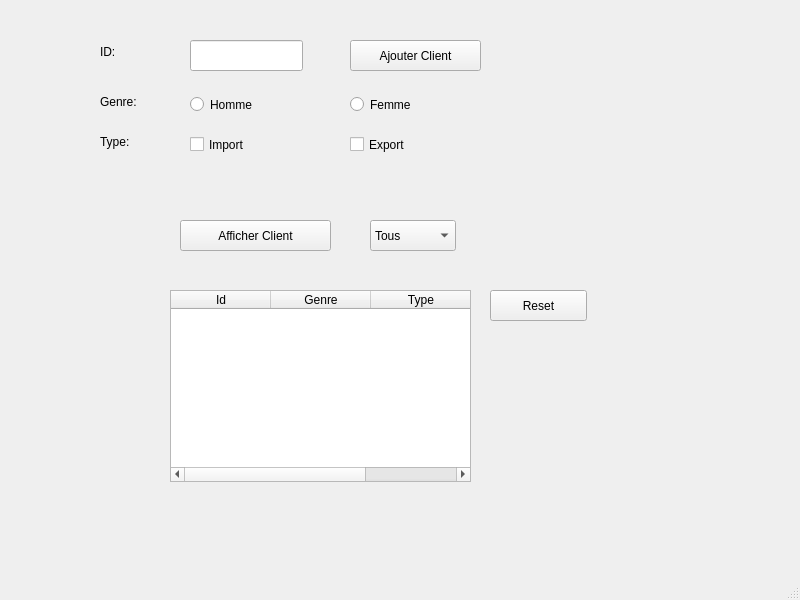
<?xml version="1.0" encoding="UTF-8"?>
<ui version="4.0">
 <class>MainWindow</class>
 <widget class="QMainWindow" name="MainWindow">
  <property name="geometry">
   <rect>
    <x>0</x>
    <y>0</y>
    <width>800</width>
    <height>600</height>
   </rect>
  </property>
  <property name="windowTitle">
   <string>MainWindow</string>
  </property>
  <widget class="QWidget" name="centralwidget">
   <widget class="QLabel" name="label">
    <property name="geometry">
     <rect>
      <x>100</x>
      <y>40</y>
      <width>71</width>
      <height>23</height>
     </rect>
    </property>
    <property name="text">
     <string>ID:</string>
    </property>
   </widget>
   <widget class="QLabel" name="label_2">
    <property name="geometry">
     <rect>
      <x>100</x>
      <y>90</y>
      <width>71</width>
      <height>23</height>
     </rect>
    </property>
    <property name="text">
     <string>Genre:</string>
    </property>
   </widget>
   <widget class="QLabel" name="label_3">
    <property name="geometry">
     <rect>
      <x>100</x>
      <y>130</y>
      <width>71</width>
      <height>23</height>
     </rect>
    </property>
    <property name="text">
     <string>Type:</string>
    </property>
   </widget>
   <widget class="QRadioButton" name="r_homme">
    <property name="geometry">
     <rect>
      <x>190</x>
      <y>90</y>
      <width>119</width>
      <height>29</height>
     </rect>
    </property>
    <property name="text">
     <string>Homme</string>
    </property>
   </widget>
   <widget class="QRadioButton" name="r_femme">
    <property name="geometry">
     <rect>
      <x>350</x>
      <y>90</y>
      <width>119</width>
      <height>29</height>
     </rect>
    </property>
    <property name="text">
     <string>Femme</string>
    </property>
   </widget>
   <widget class="QPushButton" name="btn_add">
    <property name="geometry">
     <rect>
      <x>350</x>
      <y>40</y>
      <width>131</width>
      <height>31</height>
     </rect>
    </property>
    <property name="text">
     <string>Ajouter Client</string>
    </property>
   </widget>
   <widget class="QLineEdit" name="inp_id">
    <property name="geometry">
     <rect>
      <x>190</x>
      <y>40</y>
      <width>113</width>
      <height>31</height>
     </rect>
    </property>
   </widget>
   <widget class="QCheckBox" name="ch_import">
    <property name="geometry">
     <rect>
      <x>190</x>
      <y>130</y>
      <width>100</width>
      <height>29</height>
     </rect>
    </property>
    <property name="text">
     <string>Import</string>
    </property>
   </widget>
   <widget class="QCheckBox" name="ch_export">
    <property name="geometry">
     <rect>
      <x>350</x>
      <y>130</y>
      <width>100</width>
      <height>29</height>
     </rect>
    </property>
    <property name="text">
     <string>Export</string>
    </property>
   </widget>
   <widget class="QPushButton" name="btn_select">
    <property name="geometry">
     <rect>
      <x>180</x>
      <y>220</y>
      <width>151</width>
      <height>31</height>
     </rect>
    </property>
    <property name="text">
     <string>Afficher Client</string>
    </property>
   </widget>
   <widget class="QComboBox" name="com_attributs">
    <property name="geometry">
     <rect>
      <x>370</x>
      <y>220</y>
      <width>86</width>
      <height>31</height>
     </rect>
    </property>
    <item>
     <property name="text">
      <string>Tous</string>
     </property>
    </item>
    <item>
     <property name="text">
      <string>Homme</string>
     </property>
    </item>
    <item>
     <property name="text">
      <string>Femme</string>
     </property>
    </item>
    <item>
     <property name="text">
      <string>Import</string>
     </property>
    </item>
    <item>
     <property name="text">
      <string>Export</string>
     </property>
    </item>
    <item>
     <property name="text">
      <string>Import/Export</string>
     </property>
    </item>
   </widget>
   <widget class="QTableWidget" name="table_result">
    <property name="geometry">
     <rect>
      <x>170</x>
      <y>290</y>
      <width>301</width>
      <height>192</height>
     </rect>
    </property>
    <column>
     <property name="text">
      <string>Id</string>
     </property>
    </column>
    <column>
     <property name="text">
      <string>Genre</string>
     </property>
    </column>
    <column>
     <property name="text">
      <string>Type</string>
     </property>
    </column>
   </widget>
   <widget class="QPushButton" name="btn_reset">
    <property name="geometry">
     <rect>
      <x>490</x>
      <y>290</y>
      <width>97</width>
      <height>31</height>
     </rect>
    </property>
    <property name="text">
     <string>Reset</string>
    </property>
   </widget>
  </widget>
  <widget class="QMenuBar" name="menubar">
   <property name="geometry">
    <rect>
     <x>0</x>
     <y>0</y>
     <width>800</width>
     <height>28</height>
    </rect>
   </property>
  </widget>
  <widget class="QStatusBar" name="statusbar"/>
 </widget>
 <resources/>
 <connections/>
</ui>
